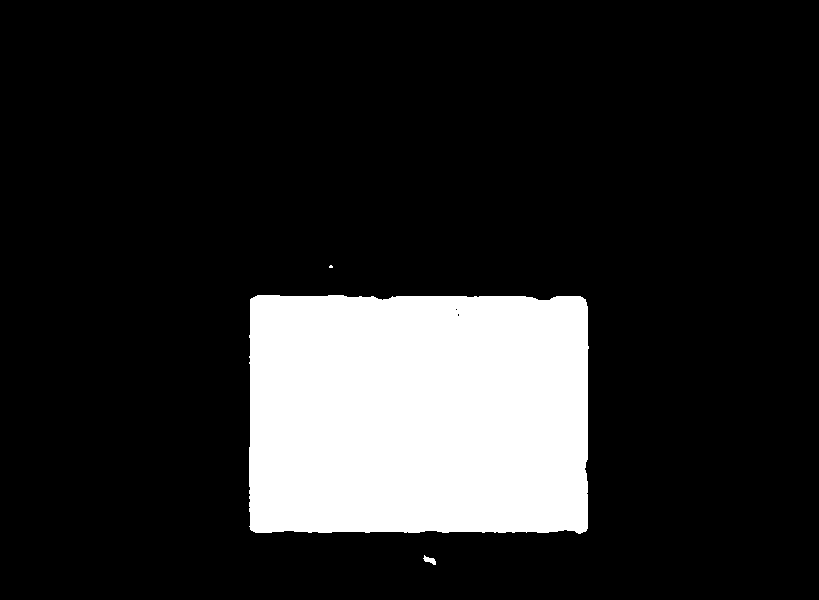
#> input picture opencv/mask.png, 819 x 600 px
$ jupyter execute --allow-errors contours.ipynb
#> lines starting #> are read from the running program, lines starting #| are printed output that depends on the picture; after the words box and inside, x2 and y2 are one past the last pixel; in counts of white or black regions, pixels touching at a corner belong together
[cell 1]
import cv2 as cv
import numpy as np
import matplotlib.pyplot as plt

[cell 2]
# https://docs.opencv.org/4.x/dd/d49/tutorial_py_contour_features.html

[cell 3]
def find_contour(mask, approx_coeff=0.002, i=0):
    contours, hierarchy = cv.findContours(mask, cv.RETR_EXTERNAL, cv.CHAIN_APPROX_SIMPLE)
    cnt = contours[i]
    epsilon = approx_coeff*cv.arcLength(cnt, True)
    approx_cnt = cv.approxPolyDP(cnt, epsilon, True)
    return approx_cnt


def mask_from_contour(contour, shape):
    print(contour)
    h, w = shape
    contour = (contour * np.array([w, h])).astype(int)
    print(contour)
    return cv.fillPoly(np.zeros(shape), [contour], color=(255, 255, 255))

[cell 4]
mask = cv.imread("mask.png")
#> mask is the input picture: shape (600, 819, 3); 16.2% white; 3 white regions (1 under 20 px), largest, box (x1, y1, x2, y2) and area: (249, 295, 589, 534) 79697, (423, 555, 436, 565) 65
mask = cv.cvtColor(mask, cv.COLOR_BGR2GRAY)
#> mask: shape (600, 819); 16.2% white; 3 white regions (1 under 20 px)

[cell 5]
h, w = mask.shape
#> h = 600; w = 819
contour = find_contour(mask, i=1).squeeze()/np.array([w, h])
#> in find_contour, `contours, hierarchy = cv.findContours(mask, cv.RETR_EXTERNAL, cv.CHAIN..`: contours = 3 contours, 1 with area under 20; largest, box (x1, y1, x2, y2) and area: (249, 295, 589, 534) 79133, (423, 555, 436, 565) 48
#> in find_contour, `cnt = contours[i]`: cnt = contour of 202 points, box (x1, y1, x2, y2) (249, 295, 589, 534), area 79133
#> in find_contour, `epsilon = approx_coeff*cv.arcLength(cnt, True)`: epsilon = 2.35
#> in find_contour, `approx_cnt = cv.approxPolyDP(cnt, epsilon, True)`: approx_cnt = contour of 19 points, box (x1, y1, x2, y2) (250, 295, 589, 534), area 78986
#> contour = 19 rows, first 8: [0.305, 0.498], [0.306, 0.883], [0.669, 0.887], [0.691, 0.882], [0.706, 0.888], [0.716, 0.883], [0.717, 0.802], [0.713, 0.78]

plt.figure(figsize=(20,10))
plt.imshow(mask, cmap="gray")
plt.show()

plt.figure(figsize=(20,10))
plt.imshow(mask_from_contour(contour, mask.shape), cmap="gray")
#> (printed output is left out)
#> in mask_from_contour, `contour = (contour * np.array([w, h])).astype(int)`: contour = 19 rows, first 8: [250, 299], [251, 530], [548, 532], [566, 529], [578, 533], [586, 530], [587, 481], [584, 468]
#> (printed output is left out)
#> in mask_from_contour, `return cv.fillPoly(np.zeros(shape), [contour], color=(255, 255, 255))`:
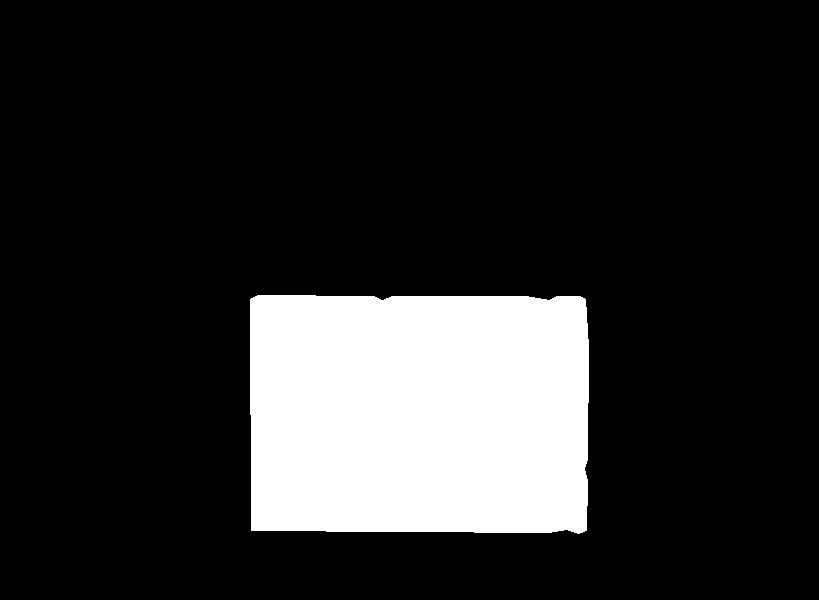
#> returned value: shape (600, 819) float64; 16.2% white; 1 white region
plt.show()

[cell 6]
approx_coeff=0.002
contours, hierarchy = cv.findContours(mask, cv.RETR_EXTERNAL, cv.CHAIN_APPROX_SIMPLE)
cnt = contours[1]
epsilon = approx_coeff*cv.arcLength(cnt, True)
#> epsilon = 2.35
approx_cnt = cv.approxPolyDP(cnt, epsilon, True)

[cell 7]
approx_cnt
#> Out has the same summary as approx_cnt in find_contour

[cell 8]
contours, hierarchy = cv.findContours(mask, cv.RETR_EXTERNAL, cv.CHAIN_APPROX_SIMPLE)
area_max = 0
for c in contours:
    area = cv.contourArea(c)
    if area > area_max:
        print(area)
        area_max = area
        cnt = c.copy()
#> this loop made 3 passes
#> (area, area_max) on passes 1 to 2: (48.5, 48.5), (79133, 79133)
#| 48.5
#| 79133.0
#> after the loop, area_max = 79133

[cell 9]
cv.contourArea(cnt)
#> Out = 79133

[cell 10]
epsilon = 0.002*cv.arcLength(cnt, True)
approx_cnt = cv.approxPolyDP(cnt, epsilon, True)

[cell 11]
approx_cnt
#> Out has the same summary as approx_cnt in find_contour

[cell 12]
contour = approx_cnt.copy()
#> contour has the same summary as approx_cnt in find_contour
shape = mask.shape
#> shape = (600, 819)
h, w = shape
# contour2 = (contour * np.array([w, h])).astype(int)
img = cv.fillPoly(np.zeros(shape), [contour], color=(255, 255, 255))

[cell 13]
plt.imshow(img, cmap="gray")

#> (a cell that did not finish here is left out)

#> (a cell that did not finish here is left out)

[cell 16]
img.ravel().max()
#> Out = 255

[cell 17]
plt.figure(figsize=(20, 10))
plt.imshow(mask_from_contour(approx_cnt, mask.shape), cmap="gray")
#> (printed output is left out)
#> in mask_from_contour (call 2), `contour = (contour * np.array([w, h])).astype(int)`: contour = 19 rows, first 8: [204750, 179400], [205569, 318000], [448812, 319200], [463554, 317400], [473382, 319800], [479934, 318000], [480753, 288600], [478296, 280800]
#> (printed output is left out)
#> in mask_from_contour (call 2), `return cv.fillPoly(np.zeros(shape), [contour], color=(255, 255, 255))`: returned value: shape (600, 819) float64; every value is 0
